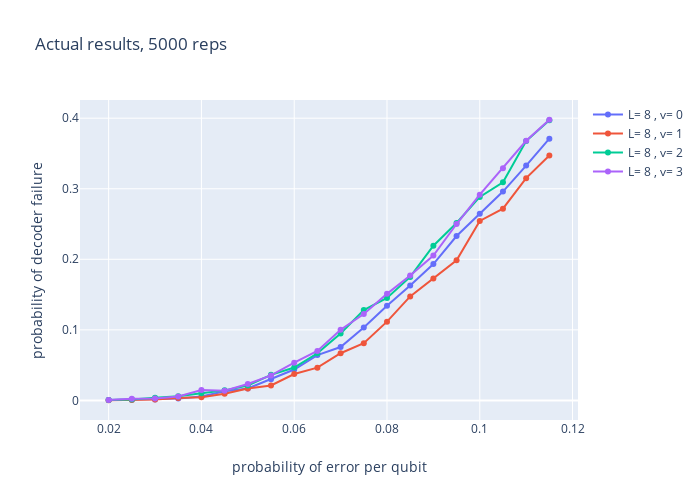

The notebook cell saved with this chart:
### Code cell
x = list(np.arange(0.02, 0.12, 0.005))
y = {(8, 0): [0.0004, 0.001, 0.0012, 0.0028, 0.0056, 0.013, 0.0168, 0.0298, 0.0438, 0.0642, 0.0756, 0.1034, 0.134, 0.1628, 0.1932, 0.233, 0.2644, 0.296, 0.3328, 0.371], 
     (8, 1): [0.0002, 0.0006, 0.0014, 0.0034, 0.0046, 0.0094, 0.0168, 0.0212, 0.0374, 0.0464, 0.0668, 0.081, 0.1116, 0.1474, 0.1726, 0.1986, 0.2544, 0.2718, 0.315, 0.3472], 
     (8, 2): [0.0004, 0.0014, 0.0036, 0.006, 0.01, 0.0142, 0.0212, 0.0362, 0.0466, 0.0668, 0.0948, 0.128, 0.1452, 0.175, 0.2192, 0.2514, 0.2884, 0.3092, 0.3676, 0.397], 
     (8, 3): [0.0006, 0.0024, 0.0026, 0.0056, 0.0146, 0.0136, 0.0232, 0.0354, 0.0534, 0.07, 0.1002, 0.1224, 0.151, 0.177, 0.2054, 0.25, 0.2916, 0.329, 0.368, 0.3978]}
plot_plotly_both(x, y, [8], [0, 1, 2, 3], 'Actual results, 5000 reps')
